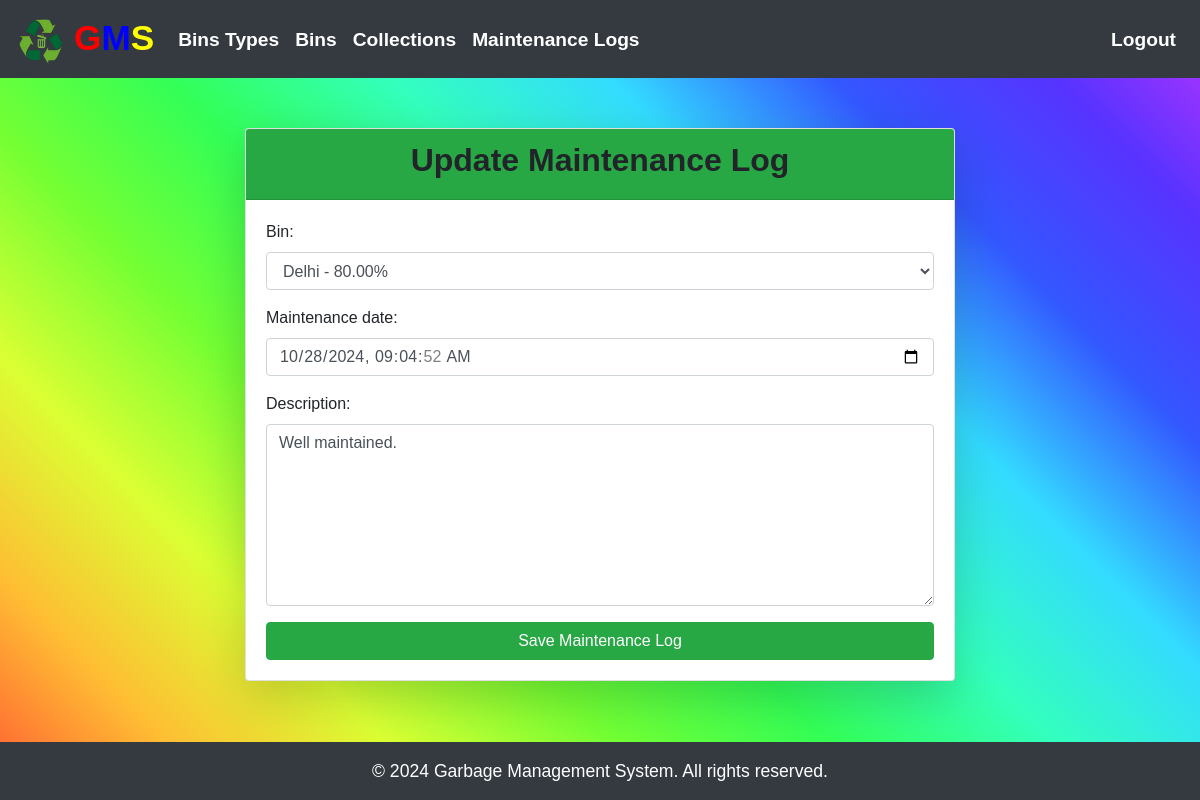
The page /maintenance-log/17/update/ (signed in) on the database its author committed.
### garbage_app/models.py (models this page shows, shortened)
class MaintenanceLog(models.Model):
    bin = models.ForeignKey(Bin, on_delete=models.CASCADE)
    maintenance_date = models.DateTimeField(default=timezone.now)
    description = models.TextField()

### garbage_app/views.py (the view)
# urls.py: path('maintenance-log/<int:pk>/update/', views.MaintenanceLogUpdateView.as_view(), name='update_maintenance_log'),
class MaintenanceLogUpdateView(LoginRequiredMixin, UpdateView):
    model = MaintenanceLog
    form_class = MaintenanceLogForm
    template_name = 'update_maintenance_log.html'
    success_url = '/maintenance-logs/'

### garbage_app/forms.py
class MaintenanceLogForm(forms.ModelForm):
    class Meta:
        model = MaintenanceLog
        fields = ['bin', 'maintenance_date', 'description']
        widgets = {
            'bin': forms.Select(attrs={'class': 'form-control'}),
            'maintenance_date': forms.DateTimeInput(attrs={'class': 'form-control', 'type': 'datetime-local'}),
            'description': forms.Textarea(attrs={'class': 'form-control', 'placeholder': 'Enter Maintenance Description', 'rows': 7}),
        }

### garbage_app/models.py (called while the page is built)
    @property
    def fill_percentage(self):
        if self.capacity > 0:
            return (self.current_fill / self.capacity) * 100
        return 0

    def __str__(self):
        return f"{self.location} - {self.fill_percentage:.2f}%"

### templates/update_maintenance_log.html (shortened to what this page needs)
{% extends 'base.html' %}
{% block content %}
<div class="container">
    <div class="row justify-content-center">
        <div class="col-md-8">
            <div class="card shadow-lg">
                <div class="card-header bg-success text-center">
                    <h2 style="font-weight: bold;">Update Maintenance Log</h2>
                </div>
                <div class="card-body">
                    <form method="post">
                        <div class="form-group mb-3">
                            {{ form.as_p }}
                        </div>
                        <div class="d-grid gap-2">
                            <button type="submit" class="btn btn-success btn-block">Save Maintenance Log</button>
                        </div>
                    </form>
                </div>
            </div>
        </div>
    </div>
</div>
{% endblock %}

### static/css/styles.css (style rules this page uses)
html, body { min-height: 100%; margin: 0; padding: 0; }
body { background: linear-gradient(45deg, #FF5733, #FFBD33, #DBFF33, #75FF33, #33FF57, #33FFBD, #33DBFF, #3357FF, #5733FF, #BD33FF) !important; background-size: cover !important; background-repeat: no-repeat !important; font-family: Arial, sans-serif !important; }
.card.shadow-lg { margin-top: 10vh; }
.card-header { font-weight: bold !important; }
.btn { transition: background-color 0.3s ease !important; }

### rows shown on the page
MaintenanceLog: bin "Delhi - 80.00%", maintenance_date "10/28/2024 09:04:52", description "Well maintained."
